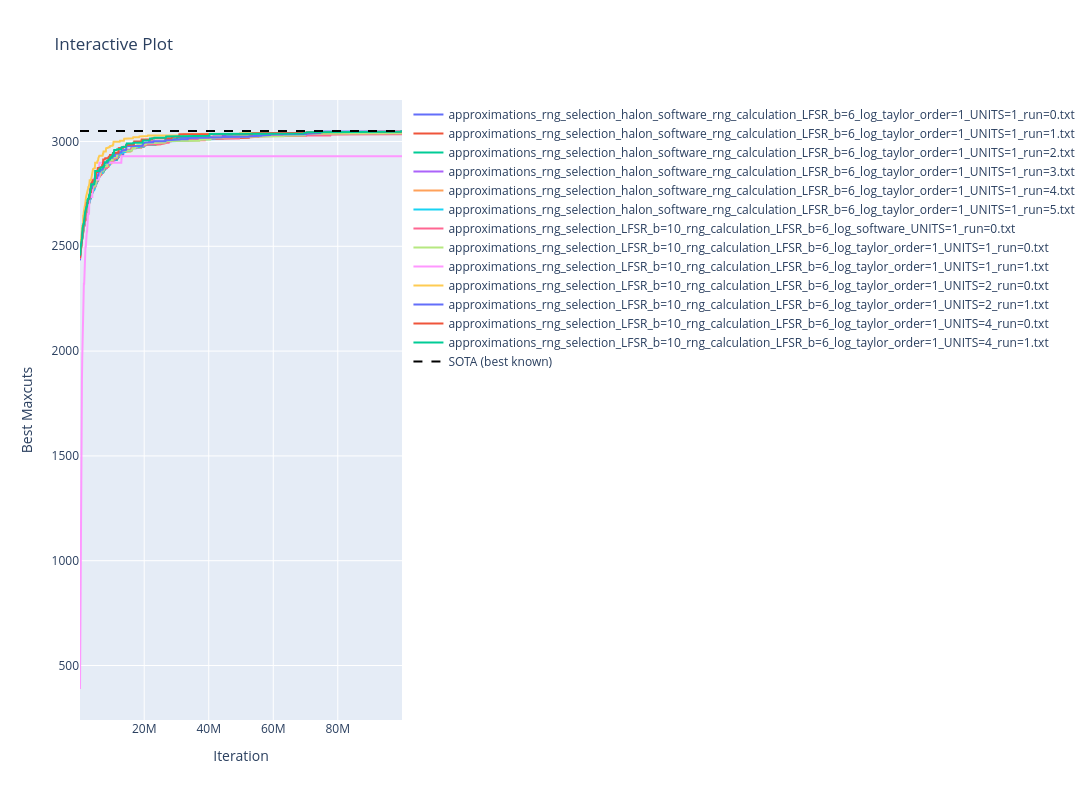

Source (notebook cell):
### Code cell
plot_group(prefixes=["approximations_rng_selection_halon_software_rng_calculation_LFSR_b=6", "approximations_rng_selection_LFSR_b=10_rng_calculation_LFSR_b=6"], dir=os.path.join(CONFIG.LOG_FOLDER, "."))

### Figure 1 — Plotly figure (JSON) as saved in the notebook; plotly's stock layout.template omitted (floating-point values rounded to 4 significant figures; data arrays with more than 128 entries replaced by an {"elided": "..."} marker saying what was removed)
{"data": [{"mode": "lines", "name": "approximations_rng_selection_halon_software_rng_calculation_LFSR_b=6_log_taylor_order=1_UNITS=1_run=0.txt", "type": "scatter", "x": {"elided": "999 int values"}, "y": {"elided": "999 int values"}}, {"mode": "lines", "name": "approximations_rng_selection_halon_software_rng_calculation_LFSR_b=6_log_taylor_order=1_UNITS=1_run=1.txt", "type": "scatter", "x": {"elided": "999 int values"}, "y": {"elided": "999 int values"}}, {"mode": "lines", "name": "approximations_rng_selection_halon_software_rng_calculation_LFSR_b=6_log_taylor_order=1_UNITS=1_run=2.txt", "type": "scatter", "x": {"elided": "999 int values"}, "y": {"elided": "999 int values"}}, {"mode": "lines", "name": "approximations_rng_selection_halon_software_rng_calculation_LFSR_b=6_log_taylor_order=1_UNITS=1_run=3.txt", "type": "scatter", "x": {"elided": "999 int values"}, "y": {"elided": "999 int values"}}, {"mode": "lines", "name": "approximations_rng_selection_halon_software_rng_calculation_LFSR_b=6_log_taylor_order=1_UNITS=1_run=4.txt", "type": "scatter", "x": {"elided": "999 int values"}, "y": {"elided": "999 int values"}}, {"mode": "lines", "name": "approximations_rng_selection_halon_software_rng_calculation_LFSR_b=6_log_taylor_order=1_UNITS=1_run=5.txt", "type": "scatter", "x": {"elided": "999 int values"}, "y": {"elided": "999 int values"}}, {"mode": "lines", "name": "approximations_rng_selection_LFSR_b=10_rng_calculation_LFSR_b=6_log_software_UNITS=1_run=0.txt", "type": "scatter", "x": {"elided": "999 int values"}, "y": {"elided": "999 int values"}}, {"mode": "lines", "name": "approximations_rng_selection_LFSR_b=10_rng_calculation_LFSR_b=6_log_taylor_order=1_UNITS=1_run=0.txt", "type": "scatter", "x": {"elided": "999 int values"}, "y": {"elided": "999 int values"}}, {"mode": "lines", "name": "approximations_rng_selection_LFSR_b=10_rng_calculation_LFSR_b=6_log_taylor_order=1_UNITS=1_run=1.txt", "type": "scatter", "x": {"elided": "999 int values"}, "y": {"elided": "999 int values"}}, {"mode": "lines", "name": "approximations_rng_selection_LFSR_b=10_rng_calculation_LFSR_b=6_log_taylor_order=1_UNITS=2_run=0.txt", "type": "scatter", "x": {"elided": "999 int values"}, "y": {"elided": "999 int values"}}, {"mode": "lines", "name": "approximations_rng_selection_LFSR_b=10_rng_calculation_LFSR_b=6_log_taylor_order=1_UNITS=2_run=1.txt", "type": "scatter", "x": {"elided": "999 int values"}, "y": {"elided": "999 int values"}}, {"mode": "lines", "name": "approximations_rng_selection_LFSR_b=10_rng_calculation_LFSR_b=6_log_taylor_order=1_UNITS=4_run=0.txt", "type": "scatter", "x": {"elided": "999 int values"}, "y": {"elided": "999 int values"}}, {"mode": "lines", "name": "approximations_rng_selection_LFSR_b=10_rng_calculation_LFSR_b=6_log_taylor_order=1_UNITS=4_run=1.txt", "type": "scatter", "x": {"elided": "999 int values"}, "y": {"elided": "999 int values"}}, {"line": {"color": "black", "dash": "dash"}, "mode": "lines", "name": "SOTA (best known)", "type": "scatter", "x": [100000, 99900000], "y": [3050, 3050]}], "layout": {"height": 800, "title": {"text": "Interactive Plot"}, "width": 1600, "xaxis": {"anchor": "y", "domain": [0, 1], "title": {"text": "Iteration"}}, "yaxis": {"anchor": "x", "domain": [0, 1], "title": {"text": "Best Maxcuts"}}}}
